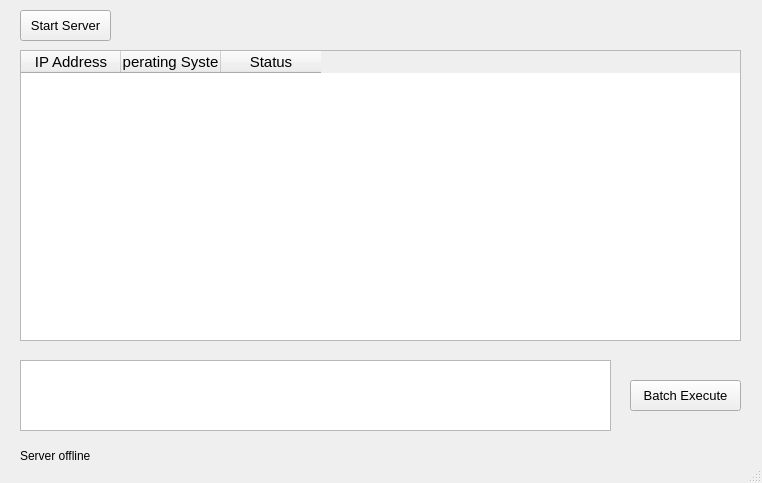
<?xml version="1.0" encoding="UTF-8"?>
<ui version="4.0">
 <class>MainWindow</class>
 <widget class="QMainWindow" name="MainWindow">
  <property name="geometry">
   <rect>
    <x>0</x>
    <y>0</y>
    <width>762</width>
    <height>483</height>
   </rect>
  </property>
  <property name="windowTitle">
   <string>Alex's Command and Control Server</string>
  </property>
  <widget class="QWidget" name="centralwidget">
   <widget class="QLabel" name="serverStatusLabel">
    <property name="enabled">
     <bool>true</bool>
    </property>
    <property name="geometry">
     <rect>
      <x>20</x>
      <y>440</y>
      <width>161</width>
      <height>31</height>
     </rect>
    </property>
    <property name="font">
     <font>
      <pointsize>9</pointsize>
     </font>
    </property>
    <property name="text">
     <string>Server offline</string>
    </property>
   </widget>
   <widget class="QTableWidget" name="tableWidget">
    <property name="geometry">
     <rect>
      <x>20</x>
      <y>50</y>
      <width>721</width>
      <height>291</height>
     </rect>
    </property>
    <property name="font">
     <font>
      <pointsize>11</pointsize>
     </font>
    </property>
    <property name="alternatingRowColors">
     <bool>true</bool>
    </property>
    <attribute name="horizontalHeaderVisible">
     <bool>true</bool>
    </attribute>
    <attribute name="horizontalHeaderCascadingSectionResizes">
     <bool>false</bool>
    </attribute>
    <attribute name="horizontalHeaderHighlightSections">
     <bool>true</bool>
    </attribute>
    <attribute name="horizontalHeaderShowSortIndicator" stdset="0">
     <bool>true</bool>
    </attribute>
    <attribute name="horizontalHeaderStretchLastSection">
     <bool>false</bool>
    </attribute>
    <attribute name="verticalHeaderVisible">
     <bool>false</bool>
    </attribute>    
    <column>
     <property name="text">
      <string>IP Address</string>
     </property>
    </column>
    <column>
     <property name="text">
      <string>Operating System</string>
     </property>
    </column>
    <column>
     <property name="text">
      <string>Status</string>
     </property>
    </column>

   </widget>
   <widget class="QTextEdit" name="textEdit">
    <property name="geometry">
     <rect>
      <x>20</x>
      <y>360</y>
      <width>591</width>
      <height>71</height>
     </rect>
    </property>
    <property name="font">
     <font>
      <pointsize>12</pointsize>
     </font>
    </property>
   </widget>
   <widget class="QPushButton" name="startServerBtn">
    <property name="geometry">
     <rect>
      <x>20</x>
      <y>10</y>
      <width>91</width>
      <height>31</height>
     </rect>
    </property>
    <property name="font">
     <font>
      <pointsize>10</pointsize>
     </font>
    </property>
    <property name="text">
     <string>Start Server</string>
    </property>
   </widget>
   <widget class="QPushButton" name="executeBtn">
    <property name="geometry">
     <rect>
      <x>630</x>
      <y>380</y>
      <width>111</width>
      <height>31</height>
     </rect>
    </property>
    <property name="font">
     <font>
      <pointsize>10</pointsize>
     </font>
    </property>
    <property name="text">
     <string>Batch Execute</string>
    </property>
   </widget>
  </widget>
  <widget class="QMenuBar" name="menubar">
   <property name="geometry">
    <rect>
     <x>0</x>
     <y>0</y>
     <width>762</width>
     <height>21</height>
    </rect>
   </property>
  </widget>
  <widget class="QStatusBar" name="statusbar"/>
 </widget>
 <resources/>
 <connections/>
</ui>
